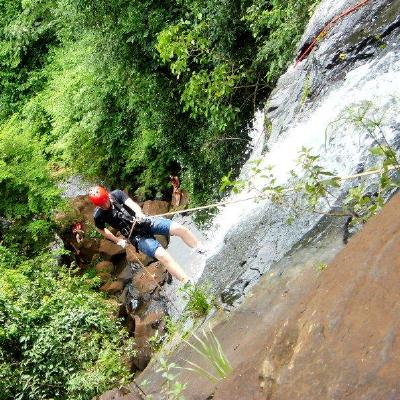
#> input picture 1/mul.jpeg, 400 x 400 px
$ python erosion_dilation_color.py
#> lines starting #> are read from the running program, lines starting #| are printed output that depends on the picture
from PIL import Image
import numpy as np
import time

def erosion(kernel, name_file):
    im = Image.open(name_file)
    image = im.convert('L')

    x = int(kernel.shape[0] / 2)
    y = int(kernel.shape[1] / 2)

    pad_image = np.zeros((image.height + x * 2, image.width + y * 2), dtype=np.uint8)
    pad_image[:] = 255

    new_image = np.zeros((image.height, image.width, 3))

    pad_image[x:x + image.height, y:y + image.width] = image

    for x_image in range(image.height):
        for y_image in range(image.width):
            valor = (pad_image[x_image + x][y_image + y],(x_image + x, y_image + y))
            for x_kernal in range(kernel.shape[0]):
                for y_kernal in range(kernel.shape[1]):
                    if kernel[x_kernal][y_kernal] == 0:
                        continue
                    if pad_image[x_image + x_kernal][y_image + y_kernal] < valor[0]:
                        valor = (pad_image[x_image + x_kernal][y_image + y_kernal], (x_image + x_kernal, y_image + y_kernal))
            new_image[x_image][y_image] = im.getpixel((valor[1][1] - x,valor[1][0] - y))
    fim = Image.fromarray(np.uint8(new_image)).convert('RGB')
    fim.show()
    fim.save("erosion_" + name_file)

def dilation(kernel, name_file):
#> called with kernel = array of shape (3, 3), name_file = 'mul.jpeg'
    im = Image.open(name_file)
#> im is the input picture: PIL image 400x400 RGB; mean R, G, B 130.4, 138.6, 102.4
    image = im.convert('L')
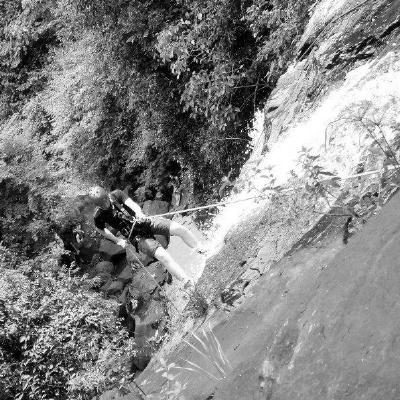
#> image: PIL image 400x400 L; min 0, max 255, mean 132

    x = int(kernel.shape[0] / 2)
    y = int(kernel.shape[1] / 2)

    pad_image = np.zeros((image.height + x * 2, image.width + y * 2), dtype=np.uint8)
    pad_image[:] = 0

    new_image = np.zeros((image.height, image.width, 3))

    pad_image[x:x + image.height, y:y + image.width] = image
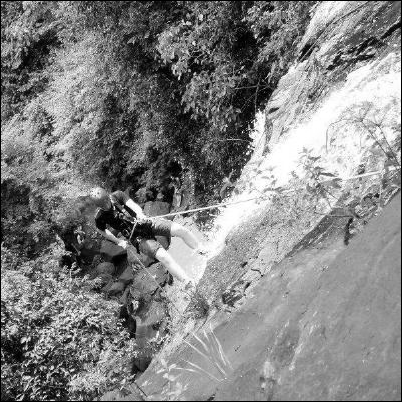
#> pad_image: shape (402, 402); min 0, max 255, mean 130.7

    for x_image in range(image.height):
        for y_image in range(image.width):
            valor = (pad_image[x_image + x][y_image + y],(x_image + x, y_image + y))
            for x_kernal in range(kernel.shape[0]):
                for y_kernal in range(kernel.shape[1]):
                    if kernel[x_kernal][y_kernal] == 0:
                        continue
                    if pad_image[x_image + x_kernal][y_image + y_kernal] > valor[0]:
                        valor = (pad_image[x_image + x_kernal][y_image + y_kernal], (x_image + x_kernal, y_image + y_kernal))
            new_image[x_image][y_image] = im.getpixel((valor[1][1] - x,valor[1][0] - y))
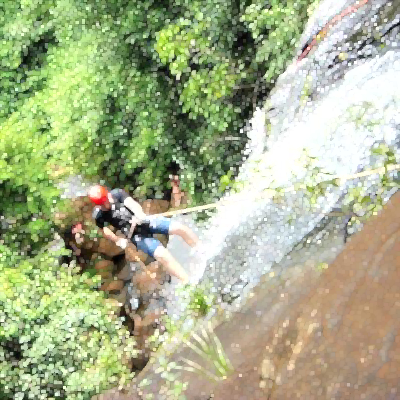
#> new_image: shape (400, 400, 3) float64; mean R, G, B 168, 176.4, 139.2
    fim = Image.fromarray(np.uint8(new_image)).convert('RGB')
    fim.show()
    fim.save("dilation_" + name_file)


name_file = "mul.jpeg"

kernel = (3,3)
kernel = np.zeros(kernel, dtype=np.uint8)
kernel[:] = 1

# erosion(kernel, name_file)
dilation(kernel, name_file)

# [44 lines of commented-out code are left out]
